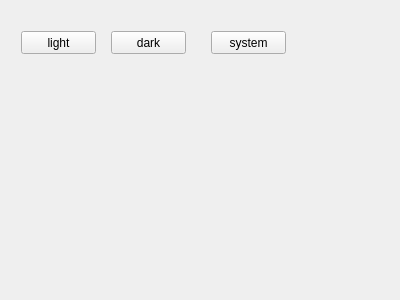
<?xml version="1.0" encoding="UTF-8"?>
<ui version="4.0">
 <class>Form</class>
 <widget class="QWidget" name="Form">
  <property name="geometry">
   <rect>
    <x>0</x>
    <y>0</y>
    <width>400</width>
    <height>300</height>
   </rect>
  </property>
  <property name="windowTitle">
   <string>Form</string>
  </property>
  <layout class="QGridLayout" name="gridLayout">
   <item row="0" column="0">
    <widget class="QWidget" name="widget" native="true">
     <widget class="QPushButton" name="pushButton">
      <property name="geometry">
       <rect>
        <x>10</x>
        <y>20</y>
        <width>75</width>
        <height>23</height>
       </rect>
      </property>
      <property name="text">
       <string>light</string>
      </property>
     </widget>
     <widget class="QPushButton" name="pushButton_2">
      <property name="geometry">
       <rect>
        <x>100</x>
        <y>20</y>
        <width>75</width>
        <height>23</height>
       </rect>
      </property>
      <property name="text">
       <string>dark</string>
      </property>
     </widget>
     <widget class="QPushButton" name="pushButton_3">
      <property name="geometry">
       <rect>
        <x>200</x>
        <y>20</y>
        <width>75</width>
        <height>23</height>
       </rect>
      </property>
      <property name="text">
       <string>system</string>
      </property>
     </widget>
    </widget>
   </item>
  </layout>
 </widget>
 <resources/>
 <connections/>
</ui>
